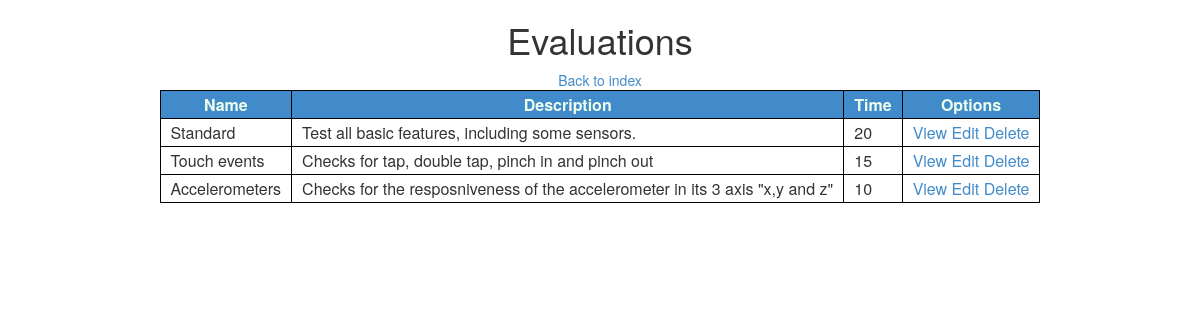
The app's page /admin/evaluations/index.php with its own data.
### tables this page shows
CREATE TABLE `evaluations` (
  `id_evaluation` int(10) NOT NULL AUTO_INCREMENT,
  `name` varchar(45) DEFAULT NULL,
  `description` varchar(150) DEFAULT NULL COMMENT 'consist of multiple tests, this structure is implemented so that you can set special set of tests for some specific devices.',
  `time` int(3) NOT NULL DEFAULT '10',
  PRIMARY KEY (`id_evaluation`),
  UNIQUE KEY `id_evaluation_UNIQUE` (`id_evaluation`)
);

### admin/evaluations/index.php (the view, shortened to what this page needs)
<html>
    <head>
        <?php
        include "../../template/_head.php";
        include '../../db_info.php';
        $link = mysqli_connect($hst, $usrnm, $psswrd, $schm) or die("Error " . mysqli_error($link));
        $evaluations_query = "SELECT e.name, e.description, e.time FROM evaluations e;";
        $evaluations = $link->query($evaluations_query);
        ?>
        <link href="../css/admin.css" type="text/css" rel="stylesheet">
    </head>
    <body>
        <center>
            <h1>Evaluations</h1>
            <a href="/mobile/admin/" >Back to index</a>
            <table>
                <thead>
                    <tr>
                        <th>Name</th>
                        <th>Description</th>
                        <th>Time</th>
                        <th>Options</th>
                    </tr>
                </thead>
                <tbody>
                    <?php
                    while($eval = mysqli_fetch_array($evaluations)) {
                    ?>
                    <tr>
                        <td><?php echo $eval["name"] ?></td>
                        <td><?php echo $eval["description"] ?></td>
                        <td><?php echo $eval["time"] ?></td>
                        <td>
                            <a href="#">View</a>
                            <a href="#">Edit</a>
                            <a href="#">Delete</a>
                        </td>
                    </tr>
                    <?php
                    }
                    ?>
                </tbody>
            </table>
        </center>
    </body>
</html>

### admin/css/admin.css (style rules this page uses)
table { border: 1px solid black; border-collapse: collapse; }
td, th, thead tr th, tbody tr td { border: 1px solid black; padding: 2px 10px; }
thead tr th { background-color: #428BCA; color: #efe; text-align: center; }

### records on screen
evaluations: name "Standard", description "Test all basic features, including some sensors.", time "20"
evaluations: name "Touch events", description "Checks for tap, double tap, pinch in and pinch out", time "15"
evaluations: name "Accelerometers", description "Checks for the resposniveness of the accelerometer in its 3 axis \"x,y and z\"", time "10"
